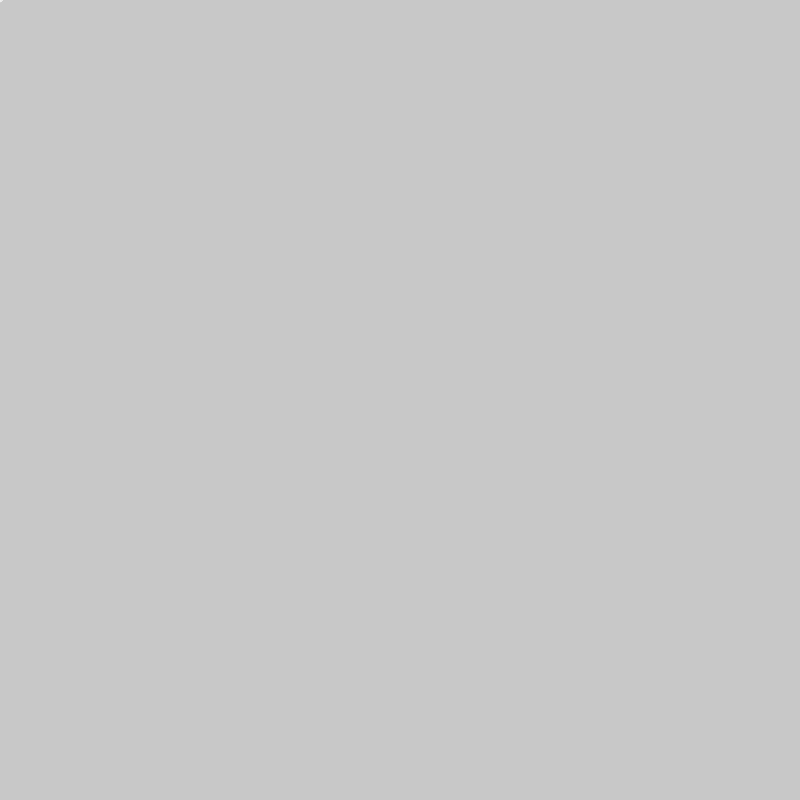
Frame 1 (no input)
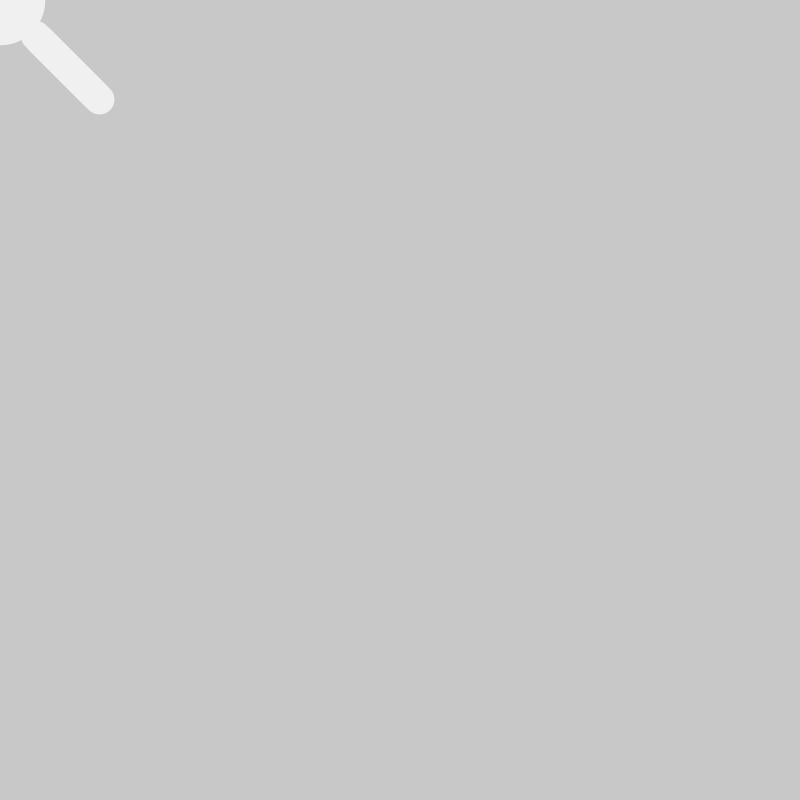
Frame 60 (the mouse pressed at the canvas centre just before this capture)
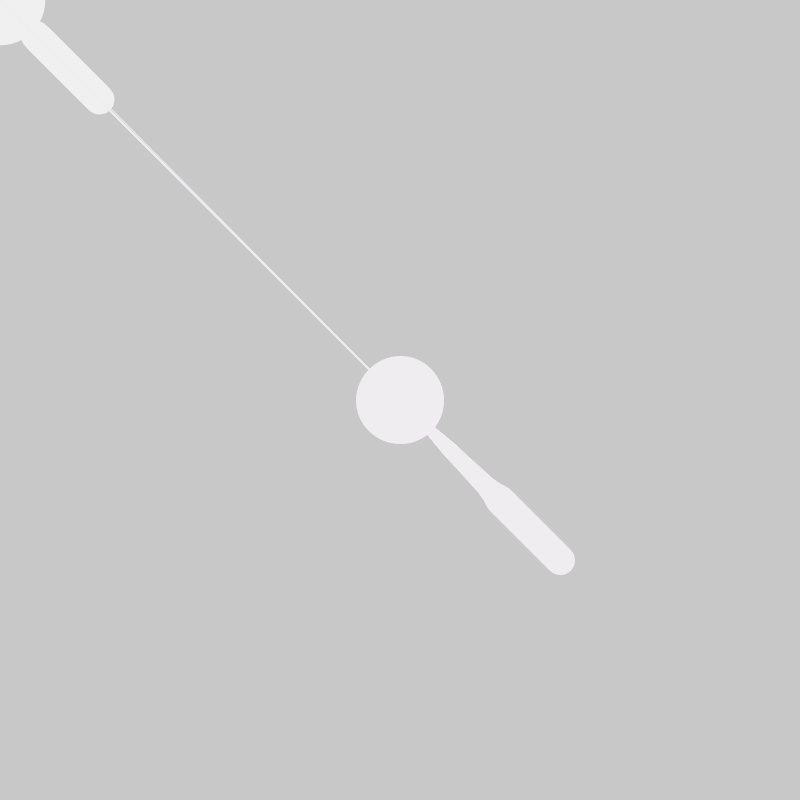
Frame 120 (the mouse held since frame 60 and released just before this capture)

The Processing sketch that drew these frames (run headless with seeded random() and noise(); from frame 60 on, the mouse is pressed at the canvas centre):

// Processing sketch: processing_146234
// ── processing_146234.pde

float oldmx = 0;
float oldmy = 0;
float bloopy=0;
float strokeR=240;
float strokeG=240;
float strokeB=240;
float fillR=230;
float fillG=230;
float fillB=230;
float hat,cat,bat,mat,fat,nat,pat,sat;
float gloopy;
float snoopy;

void setup(){
size(800,800);
background(200,200,200);
}

void draw()
{
  hat=random(2);
cat=random(4)-2;
bat=random(6)-3;
mat=random(8)-4;
fat=random(4)-2;
nat=random(6)-3;
pat=random(8)-4;
sat=random(6)-3;
  if (mouseX==oldmx && mouseY==oldmy) {
fillR=fillR-cat;
fillG=fillG-nat;
fillB=fillB-sat;
    fill(fillR,fillG,fillB);
    ellipse(mouseX,mouseY,bloopy+1,bloopy+1);
    bloopy++;
  }
  else {
    bloopy=0;
   strokeG=strokeG-nat;
   strokeB=strokeB-cat;
   strokeR=strokeR-pat;
  } 
  if (bloopy>5) {
    gloopy=gloopy+cat+1;
    snoopy=snoopy+cat+1;
    strokeWeight(bloopy/2);
    line (mouseX-((bloopy/2)-snoopy*2), mouseY-((bloopy/2)-gloopy*2), mouseX+((bloopy/2)+snoopy*2), mouseY+((bloopy/2)+gloopy*2));
  }
  else {
    gloopy=0; snoopy=0;
    strokeWeight(1);
  }
  stroke(strokeR,strokeG,strokeB);
  line(mouseX, mouseY, oldmx, oldmy);
  line(mouseX, mouseY, oldmx+cat, oldmy-mat);
  line(oldmx, oldmy, mouseX+pat, mouseY+bat);
    line(mouseX+bat, mouseY, oldmx+fat, oldmy);
  line(mouseX, mouseY, oldmx+mat, oldmy-nat);
  line(oldmx, oldmy+hat, mouseX+hat, mouseY+hat);
oldmx=mouseX;
oldmy=mouseY;

}
